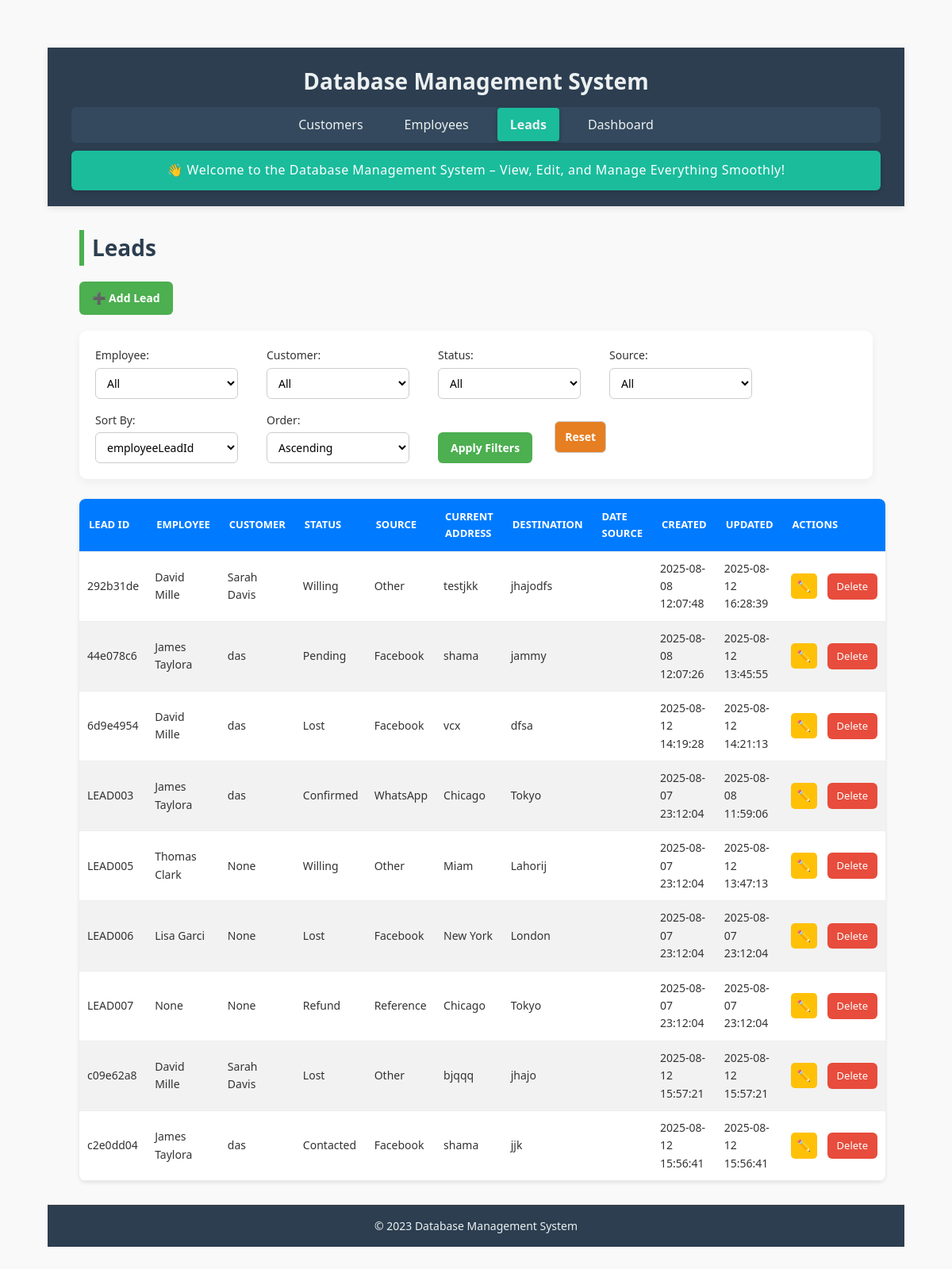
Before: /leads with the older database file.
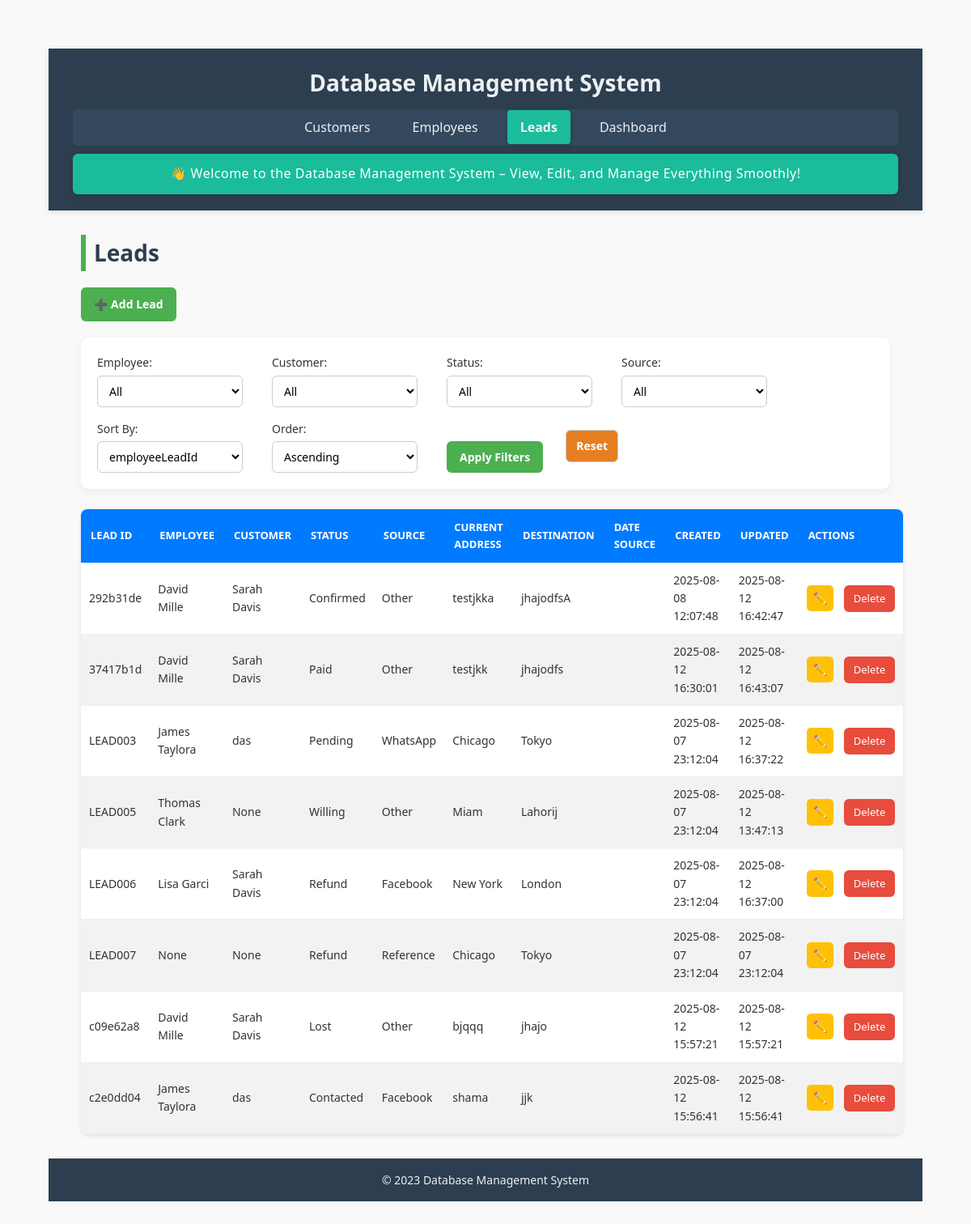
After: the same page with the newer database file.
### tables this page shows
CREATE TABLE leads (
    employeeLeadId TEXT PRIMARY KEY,
    employeeId TEXT NOT NULL,
    employeeName TEXT NOT NULL,
    employeeContactNo TEXT NOT NULL,
    customerName TEXT NOT NULL,
    customerId TEXT NOT NULL,
    customerContactNo TEXT NOT NULL,
    currentAddress TEXT NOT NULL,
    desiredDestination TEXT NOT NULL,
    status TEXT NOT NULL CHECK (status IN ('Pending', 'Contacted', 'Lost', 'Willing', 'Paid', 'Refund', 'Confirmed')),
    source TEXT NOT NULL CHECK (source IN ('Facebook', 'WhatsApp', 'Reference', 'TikTok', 'Other')),
    createdAt TEXT DEFAULT CURRENT_TIMESTAMP,
    updatedAt TEXT DEFAULT CURRENT_TIMESTAMP, amountClosed REAL DEFAULT 0,
    FOREIGN KEY (employeeId) REFERENCES employees(empId),
    FOREIGN KEY (customerId) REFERENCES customers(customerId)
);

CREATE TABLE employees (
    empId TEXT PRIMARY KEY,
    empName TEXT NOT NULL,
    phoneNo TEXT,
    targetAmount REAL NOT NULL CHECK (targetAmount >= 0),
    achievedAmount REAL NOT NULL CHECK (achievedAmount >= 0),
    createdAt TEXT DEFAULT CURRENT_TIMESTAMP,
    updatedAt TEXT DEFAULT CURRENT_TIMESTAMP
);

CREATE TABLE customers (
    customerId TEXT PRIMARY KEY,
    customerName TEXT NOT NULL,
    phone TEXT NOT NULL,
    source TEXT NOT NULL,
    currentLocation TEXT NOT NULL,
    desiredDestination TEXT NOT NULL,
    dateOfArrival TEXT,
    createdAt TEXT DEFAULT CURRENT_TIMESTAMP,
    updatedAt TEXT DEFAULT CURRENT_TIMESTAMP
, status TEXT);

### app.py (the view)
@app.route('/leads', methods=['GET'])
def leads():
    filters = {
        "employeeId": request.args.get('employeeId'),
        "customerId": request.args.get('customerId'),
        "status": request.args.get('status'),
        "source": request.args.get('source')
    }
    sort_by = request.args.get('sort_by', 'employeeLeadId')
    sort_order = request.args.get('sort_order', 'asc')
    query = '''
        SELECT leads.*,
               customers.customerName AS cust_name,
               employees.empName AS emp_name
        FROM leads
        LEFT JOIN customers ON leads.customerId = customers.customerId
        LEFT JOIN employees ON leads.employeeId = employees.empId
        WHERE 1=1
    '''
    params = []
    if filters["employeeId"]:
        query += ' AND leads.employeeId = ?'
        params.append(filters["employeeId"])
    if filters["customerId"]:
        query += ' AND leads.customerId = ?'
        params.append(filters["customerId"])
    if filters["status"]:
        query += ' AND leads.status = ?'
        params.append(filters["status"])
    if filters["source"]:
        query += ' AND leads.source LIKE ?'
        params.append(f'%{filters["source"]}%')
    query += f' ORDER BY {sort_by} {sort_order.upper()}'
    with closing(get_db_connection()) as conn:
        with closing(conn.cursor()) as cursor:
            cursor.execute(query, params)
            leads = cursor.fetchall()
            employees = get_all_employees()
            customers = get_all_customers()
    return render_template("leads.html",
                         leads=leads,
                         filters=filters,
                         sort_by=sort_by,
                         sort_order=sort_order,
                         filter_options={
                             "employees": employees,
                             "customers": customers
                         })

### app.py (called while the page is built)
def get_db_connection():
    conn = sqlite3.connect(DATABASE, timeout=10)
    conn.row_factory = sqlite3.Row
    conn.execute("PRAGMA journal_mode=WAL")
    return conn

def get_all_employees():
    with closing(get_db_connection()) as conn:
        with closing(conn.cursor()) as cursor:
            cursor.execute("SELECT empId, empName FROM employees")
            return cursor.fetchall()

def get_all_customers():
    with closing(get_db_connection()) as conn:
        with closing(conn.cursor()) as cursor:
            cursor.execute("SELECT customerId, customerName FROM customers")
            return cursor.fetchall()

### templates/leads.html (shortened to what this page needs)
{% extends "base.html" %}
{% block content %}
<h2>Leads</h2>
<div class="button-group">
    <a href="{{ url_for('add_lead') }}" class="btn">➕ Add Lead</a>
</div>
<form method="GET" action="{{ url_for('leads') }}" class="filter-form">
    <label>Employee:
        <select name="employeeId">
            <option value="">All</option>
        </select>
    </label>
    <label>Customer:
        <select name="customerId">
            <option value="">All</option>
        </select>
    </label>
    <label>Status:
        <select name="status">
            <option value="">All</option>
        </select>
    </label>
    <label>Source:
        <select name="source">
            <option value="">All</option>
        </select>
    </label>
    <label>Sort By:
        <select name="sort_by">
            {% for col in ['employeeLeadId', 'employeeId', 'empName', 'customerId', 'customerName', 'status', 'source', 'currentAddress', 'desiredDestination', 'dateSource', 'createdAt', 'updatedAt'] %}
            <option value="{{ col }}" {% if sort_by == col %}selected{% endif %}>{{ col }}</option>
            {% endfor %}
        </select>
    </label>
    <label>Order:
        <select name="sort_order">
            <option value="asc" {% if sort_order == 'asc' %}selected{% endif %}>Ascending</option>
        </select>
    </label>
    <button type="submit" class="btn">Apply Filters</button>
    <a href="{{ url_for('leads') }}" class="btn danger">Reset</a>
</form>
<table>
    <thead>
        <tr>
            <th>Lead ID</th>
            <th>Employee</th>
            <th>Customer</th>
            <th>Status</th>
            <th>Source</th>
            <th>Current Address</th>
            <th>Destination</th>
            <th>Date Source</th>
            <th>Created</th>
            <th>Updated</th>
            <th>Actions</th>
        </tr>
    </thead>
    <tbody>
        {% for lead in leads %}
        <tr>
            <td>{{ lead.employeeLeadId }}</td>
            <td>{{ lead.emp_name }}</td>
            <td>{{ lead.cust_name }}</td>
            <td>{{ lead.status }}</td>
            <td>{{ lead.source }}</td>
            <td>{{ lead.currentAddress }}</td>
            <td>{{ lead.desiredDestination }}</td>
            <td>{{ lead.dateSource or '' }}</td>
            <td>{{ lead.createdAt }}</td>
            <td>{{ lead.updatedAt }}</td>
            <td>
                <a href="{{ url_for('edit_lead', lead_id=lead.employeeLeadId) }}" class="btn small">✏️</a>
                <a href="{{ url_for('delete_lead', lead_id=lead.employeeLeadId) }}" class="btn-delete"
                   onclick="return confirm('Are you sure you want to delete this lead?');">Delete</a>
            </td>
        </tr>
        {% endfor %}
    </tbody>
</table>
{% endblock %}

### templates/base.html (shortened to what this page needs)
<!DOCTYPE html>
<html lang="en">
<head>
    <link rel="stylesheet" href="{{ url_for('static', filename='style.css') }}">
    <link rel="stylesheet" href="{{ url_for('static', filename='customers.css') }}">
    <link rel="stylesheet" href="{{ url_for('static', filename='employees.css') }}">
    <link rel="stylesheet" href="{{ url_for('static', filename='dashboard.css') }}">
</head>
<body>
    <header class="header">
        <h1>Database Management System</h1>
        <nav class="navbar">
            <ul>
                <li>
                    <a href="{{ url_for('customers') }}"
                        class="{% if request.endpoint == 'customers' %}active{% endif %}">
                        Customers
                    </a>
                </li>
                <li>
                    <a href="{{ url_for('employees') }}"
                        class="{% if request.endpoint == 'employees' %}active{% endif %}">
                        Employees
                    </a>
                </li>
                <li>
                    <a href="{{ url_for('leads') }}" class="{% if request.endpoint == 'leads' %}active{% endif %}">
                        Leads
                    </a>
                </li>
                <li>
                    <a href="{{ url_for('dashboard') }}"
                        class="{% if request.endpoint == 'dashboard' %}active{% endif %}">
                        Dashboard
                    </a>
                </li>
            </ul>
        </nav>
        <section class="welcome-banner">
            <p>👋 Welcome to the Database Management System – View, Edit, and Manage Everything Smoothly!</p>
        </section>
    </header>
    <main class="main-content">
        {% block content %}{% endblock %}
    </main>
    <footer class="footer">
        <p>&copy; 2023 Database Management System</p>
    </footer>
</body>
</html>

### static/style.css (style rules this page uses)
* { margin: 0; padding: 0; box-sizing: border-box; }
body { font-family: 'Segoe UI', Tahoma, Geneva, Verdana, sans-serif; line-height: 1.6; background-color: #f8f9fa; color: #333; min-height: 100vh; display: flex; flex-direction: column; }
header { background-color: #2c3e50; color: #ecf0f1; padding: 20px 30px; text-align: center; box-shadow: 0 2px 8px rgba(0, 0, 0, 0.1); }
header h1 { font-size: 28px; margin-bottom: 10px; }
nav ul { list-style: none; display: flex; justify-content: center; gap: 20px; padding: 10px 0; background-color: #34495e; border-radius: 6px; margin-top: 10px; }
nav ul li a { text-decoration: none; color: #ecf0f1; padding: 10px 16px; border-radius: 4px; transition: background-color 0.3s ease; }
nav ul li a.active { background-color: #1abc9c; font-weight: bold; box-shadow: 0 2px 6px rgba(0, 0, 0, 0.2); }
main { flex: 1; padding: 30px 40px; }
footer { background-color: #2c3e50; color: #ecf0f1; text-align: center; padding: 15px 0; font-size: 14px; border-top: 1px solid #444; }
.welcome-banner { background-color: #1abc9c; color: #fff; padding: 12px 20px; text-align: center; font-size: 16px; margin-top: 10px; border-radius: 6px; box-shadow: 0 2px 6px rgba(0, 0, 0, 0.15); }
.welcome-banner p { margin: 0; font-weight: 500; letter-spacing: 0.5px; }

### static/customers.css (style rules this page uses)
* { box-sizing: border-box; margin: 0; padding: 0; font-family: 'Segoe UI', Tahoma, Geneva, Verdana, sans-serif; }
body { background: #f6f9fc; color: #333; padding: 40px; }
h2 { margin-bottom: 25px; font-size: 28px; color: #222; border-left: 6px solid #4CAF50; padding-left: 10px; }
.button-group { margin-bottom: 20px; }
.btn { display: inline-block; background-color: #4CAF50; color: white; padding: 10px 16px; text-decoration: none; border-radius: 6px; margin-right: 12px; font-size: 14px; font-weight: 600; transition: background-color 0.3s, transform 0.2s; border: none; cursor: pointer; }
.btn.small { padding: 6px 10px; font-size: 13px; background-color: #3498db; }
.btn-delete { display: inline-block; background-color: #e74c3c; color: white; padding: 6px 12px; text-decoration: none; border-radius: 6px; font-size: 13px; margin-left: 5px; transition: background-color 0.3s, transform 0.2s; }
.btn.danger { background-color: #e67e22; }
.filter-form { background-color: #ffffff; padding: 20px; margin-bottom: 25px; border-radius: 10px; box-shadow: 0 4px 12px rgba(0,0,0,0.05); display: flex; flex-wrap: wrap; gap: 16px; }
.filter-form label { display: flex; flex-direction: column; font-size: 14px; font-weight: 500; color: #333; margin-right: 20px; }
.filter-form select { padding: 8px 10px; font-size: 14px; margin-top: 4px; border: 1px solid #ccc; border-radius: 6px; background-color: #fff; width: 180px; }
.filter-form button { align-self: flex-end; }
table { width: 100%; border-collapse: collapse; background: #fff; box-shadow: 0 4px 10px rgba(0,0,0,0.05); border-radius: 10px; overflow: hidden; }
thead { background-color: #4CAF50; color: white; }
th, td { padding: 12px 15px; text-align: left; font-size: 14px; border-bottom: 1px solid #eee; }
th { font-weight: 600; text-transform: uppercase; font-size: 13px; }
td:last-child { white-space: nowrap; }

### static/employees.css (style rules this page uses)
body { font-family: Arial, sans-serif; background-color: #f9f9f9; margin: 20px; color: #333; }
h2 { color: #2c3e50; margin-bottom: 20px; }
form { display: flex; flex-wrap: wrap; gap: 15px; align-items: center; background-color: #ffffff; padding: 15px; border-radius: 8px; box-shadow: 0 2px 4px rgba(0,0,0,0.1); margin-bottom: 20px; }
form label { margin-right: 5px; font-weight: bold; }
form select, form button, form a.btn { padding: 8px 12px; font-size: 14px; border: 1px solid #ccc; border-radius: 6px; background-color: white; transition: 0.3s ease; }
form button { background-color: #007BFF; color: white; border: none; cursor: pointer; }
form a.btn { text-decoration: none; background-color: #28a745; color: white; }
table { width: 100%; border-collapse: collapse; background-color: #ffffff; border-radius: 8px; overflow: hidden; box-shadow: 0 2px 5px rgba(0,0,0,0.1); }
thead { background-color: #007BFF; color: white; }
thead th { padding: 12px; text-align: left; font-weight: bold; }
tbody tr { border-bottom: 1px solid #ddd; }
tbody tr:nth-child(even) { background-color: #f2f2f2; }
tbody td { padding: 10px; }
.btn.small { padding: 5px 8px; margin-right: 4px; background-color: #ffc107; color: black; border: none; border-radius: 5px; text-decoration: none; font-size: 14px; transition: background-color 0.3s ease; }

Changed rows visible on the page:
removed leads: employeeLeadId "44e078c6", emp_name "James Taylora", cust_name "das", status "Pending", source "Facebook", currentAddress "shama", desiredDestination "jammy", createdAt "2025-08-08 12:07:26", updatedAt "2025-08-12 13:45:55"
removed leads: employeeLeadId "6d9e4954", emp_name "David Mille", cust_name "das", status "Lost", source "Facebook", currentAddress "vcx", desiredDestination "dfsa", createdAt "2025-08-12 14:19:28", updatedAt "2025-08-12 14:21:13"
changed leads "292b31de": status "Willing" → "Confirmed"; currentAddress "testjkk" → "testjkka"; desiredDestination "jhajodfs" → "jhajodfsA"; updatedAt "2025-08-12 16:28:39" → "2025-08-12 16:42:47"
added leads: employeeLeadId "37417b1d", emp_name "David Mille", cust_name "Sarah Davis", status "Paid", source "Other", currentAddress "testjkk", desiredDestination "jhajodfs", createdAt "2025-08-12 16:30:01", updatedAt "2025-08-12 16:43:07"
changed leads "LEAD003": status "Confirmed" → "Pending"; updatedAt "2025-08-08 11:59:06" → "2025-08-12 16:37:22"
changed leads "LEAD006": cust_name "None" → "Sarah Davis"; status "Lost" → "Refund"; updatedAt "2025-08-07 23:12:04" → "2025-08-12 16:37:00"
